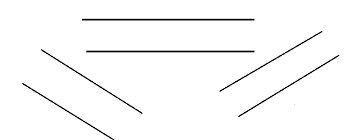
#> input picture parallel-lines.png, 360 x 140 px
$ python hough_by_hand.py
#> lines starting #> are read from the running program, lines starting #| are printed output that depends on the picture; after the words box and inside, x2 and y2 are one past the last pixel; in counts of white or black regions, pixels touching at a corner belong together
import cv2
import numpy as np
from matplotlib import pyplot as plt
import sys
import math
import pdb
import random


def randColor():
    r = random.randint(0, 255)
    g = random.randint(0, 255)
    b = random.randint(0, 255)
    rgb = [r, g, b]

    return rgb


def hough_transform(img_bin, theta_res=1, rho_res=1):
    nR, nC = img_bin.shape
    theta = np.linspace(-90, 0, int(np.ceil(90.0 / theta_res)) + 1)
    theta = np.concatenate((theta, -theta[len(theta) - 2::-1]))

    D = np.sqrt((nR - 1) ** 2 + (nC - 1) ** 2)
    q = np.ceil(D / rho_res)
    nrho = 2 * q + 1
    rho = np.linspace(int(-q * rho_res), int(q * rho_res), int(nrho))
    H = np.zeros((len(rho), len(theta)))
    for rowIdx in range(nR):
        for colIdx in range(nC):
            if img_bin[rowIdx, colIdx]:
                for thIdx in range(len(theta)):
                    rhoVal = colIdx * np.cos(theta[thIdx] * np.pi / 180.0) + \
                             rowIdx * np.sin(theta[thIdx] * np.pi / 180)
                    rhoIdx = np.nonzero(np.abs(rho - rhoVal) == np.min(np.abs(rho - rhoVal)))[0]
                    H[rhoIdx[0], thIdx] += 1
    return rho, theta, H


def top_n_rho_theta_pairs(ht_acc_matrix, n, rhos, thetas):
    '''
    @param hough transform accumulator matrix H (rho by theta)
    @param n pairs of rho and thetas desired
    @param ordered array of rhos represented by rows in H
    @param ordered array of thetas represented by columns in H
    @return top n rho theta pairs in H by accumulator value
    @return x,y indexes in H of top n rho theta pairs
    '''
    flat = list(set(np.hstack(ht_acc_matrix)))
    flat_sorted = sorted(flat, key=lambda n: -n)
    coords_sorted = [(np.argwhere(ht_acc_matrix == acc_value)) for acc_value in flat_sorted[0:n]]
    rho_theta = []
    x_y = []
    for coords_for_val_idx in range(0, len(coords_sorted), 1):
        coords_for_val = coords_sorted[coords_for_val_idx]
        for i in range(0, len(coords_for_val), 1):
            n, m = coords_for_val[i]  # n by m matrix
            rho = rhos[n]
            theta = thetas[m]
            rho_theta.append([rho, theta])
            x_y.append([m, n])  # just to unnest and reorder coords_sorted
    return [rho_theta[0:n], x_y]


def valid_point(pt, ymax, xmax):
    '''
    @return True/False if pt is with bounds for an xmax by ymax image
    '''
    x, y = pt
    if x <= xmax and x >= 0 and y <= ymax and y >= 0:
        return True
    else:
        return False


def round_tup(tup):
    '''
    @return closest integer for each number in a point for referencing
    a particular pixel in an image
    '''
    x, y = [int(round(num)) for num in tup]
    return (x, y)


def draw_rho_theta_pairs(target_im, pairs):
    '''
    @param opencv image
    @param array of rho and theta pairs
    Has the side-effect of drawing a line corresponding to a rho theta
    pair on the image provided
    '''
    im_y_max, im_x_max, channels = np.shape(target_im)
    for i in range(0, len(pairs), 1):
        point = pairs[i]
        rho = point[0]
        theta = point[1] * np.pi / 180  # degrees to radians
        # y = mx + b form
        m = -np.cos(theta) / np.sin(theta)
        b = rho / np.sin(theta)
        # possible intersections on image edges
        left = (0, b)
        right = (im_x_max, im_x_max * m + b)
        top = (-b / m, 0)
        bottom = ((im_y_max - b) / m, im_y_max)

        pts = [pt for pt in [left, right, top, bottom] if valid_point(pt, im_y_max, im_x_max)]
        if len(pts) == 2:
            p_lines.append([round_tup(pts[0]), round_tup(pts[1])])
            cv2.line(target_im, round_tup(pts[0]), round_tup(pts[1]), (0, 0, 255), 1)


# ----------------------------------------------------------------------------------------------------- #
# main
img_orig = cv2.imread('parallel-lines.png')
#> img_orig is the input picture: shape (140, 360, 3); min 0, max 255, mean 249.3
img = img_orig[:, :, ::-1]  # color channel plotting mess http://stackoverflow.com/a/15074748/2256243

bw = cv2.cvtColor(img, cv2.COLOR_BGR2GRAY)
edges = cv2.Canny(bw, threshold1=0, threshold2=50, apertureSize=3)
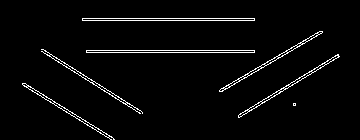
#> edges: shape (140, 360); 3.2% white in thin lines or dots, all inside (x1, y1, x2, y2) = (22, 18, 340, 140)
rhos, thetas, H = hough_transform(edges)
#> after the loop in hough_transform, `for rowIdx in range(nR):`:
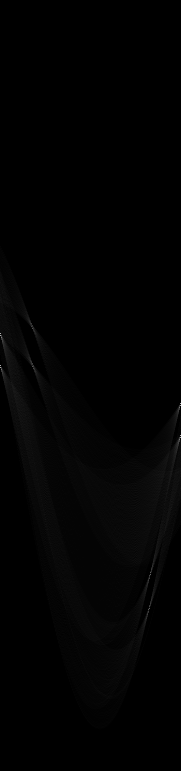
#> H: shape (771, 181) float64; min 0, max 176, mean 2.1
#> rhos = 771 values from -385 to 385; thetas = 181 values from -90 to 90

rho_theta_pairs, x_y_pairs = top_n_rho_theta_pairs(H, 22, rhos, thetas)
#> in top_n_rho_theta_pairs, `flat = list(set(np.hstack(ht_acc_matrix)))`: flat = 81 values from 0 to 176
#> in top_n_rho_theta_pairs, `flat_sorted = sorted(flat, key=lambda n: -n)`: flat_sorted = 81 values, max 176 at index 0, min 0 at index 80, mean 47.19
#> in top_n_rho_theta_pairs, `coords_sorted = [(np.argwhere(ht_acc_matrix == acc_value)) for acc_val..`: coords_sorted = 22 items, first 6: [[333, 0], [437, 180]], [[335, 0], [435, 180]], [[365, 0], [367, 0], [403, 180], [405, 180]], [[337, 1]], [[439, 179]], [[369, 1]]
#> the loop in top_n_rho_theta_pairs, `for coords_for_val_idx in range(0, len(coords_sorted), 1):` made 22 passes
#> coords_for_val on passes 1 to 12: [[333, 0], [437, 180]], [[335, 0], [435, 180]], [[365, 0], [367, 0], [403, 180], [405, 180]], [[337, 1]], [[439, 179]], [[369, 1]], [[407, 179]], [[574, 150]], [[608, 149]], [[572, 150]], [[366, 32]], [[609, 148]]
#> after the loop in top_n_rho_theta_pairs, `for coords_for_val_idx in range(0, len(coords_sorted), 1):`: rho_theta = 41 pairs, first value -59 to 229, second value -90 to 90; x_y = 41 pairs, first value 0 to 180, second value 326 to 614
#> rho_theta_pairs has the same summary as rho_theta in top_n_rho_theta_pairs; x_y_pairs has the same summary as x_y in top_n_rho_theta_pairs
im_w_lines = img.copy()
p_lines = []
draw_rho_theta_pairs(im_w_lines, rho_theta_pairs)
#> the loop in draw_rho_theta_pairs, `for i in range(0, len(pairs), 1):` made 41 passes
#> (point, rho, theta, m, b, top, bottom) on passes 1 to 9: ([-52, -90], -52, -1.57, 6.12e-17, 52, (-8.49e+17, 0), (1.44e+18, 140)), ([52, 90], 52, 1.57, -6.12e-17, 52, (8.49e+17, 0), (-1.44e+18, 140)), ([-50, -90], -50, -1.57, 6.12e-17, 50, (-8.17e+17, 0), (1.47e+18, 140)), ([50, 90], 50, 1.57, -6.12e-17, 50, (8.17e+17, 0), (-1.47e+18, 140)), ([-20, -90], -20, -1.57, 6.12e-17, 20, (-3.27e+17, 0), (1.96e+18, 140)), ([-18, -90], -18, -1.57, 6.12e-17, 18, (-2.94e+17, 0), (1.99e+18, 140)), ([18, 90], 18, 1.57, -6.12e-17, 18, (2.94e+17, 0), (-1.99e+18, 140)), ([20, 90], 20, 1.57, -6.12e-17, 20, (3.27e+17, 0), (-1.96e+18, 140)), ([-48, -89], -48, -1.55, 0.0175, 48.01, (-2750.3, 0), (5270.3, 140))
#> (point, rho, theta, m, b, left, top) on passes 13, 14, 15, 17, 22, 23: ([189, 60], 189, 1.05, -0.577, 218.2, (0, 218.2), (378, 0)), ([223, 59], 223, 1.03, -0.601, 260.2, (0, 260.2), (433, 0)), ([187, 60], 187, 1.05, -0.577, 215.9, (0, 215.9), (374, 0)), ([224, 58], 224, 1.01, -0.625, 264.1, (0, 264.1), (422.7, 0)), ([221, 59], 221, 1.03, -0.601, 257.8, (0, 257.8), (429.1, 0)), ([190, 59], 190, 1.03, -0.601, 221.7, (0, 221.7), (368.9, 0))
#> after the loop in draw_rho_theta_pairs, `for i in range(0, len(pairs), 1):`:
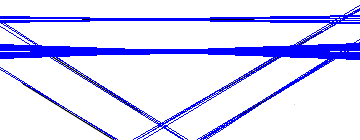
#> target_im: shape (140, 360, 3); mean R, G, B 218.2, 218.2, 253

img_parallel_lines = img.copy()

i = 0
# draw parallel lines
for line1 in p_lines:
    line1_y2 = line1[1][1]
    line1_y1 = line1[0][1]
    line1_x2 = line1[1][0]
    line1_x1 = line1[0][0]
    slope1 = (line1_y2 - line1_y1) / (line1_x2 - line1_x1)
    for line2 in p_lines:
        if not np.array_equal(line1, line2):
            line2_y2 = line2[1][1]
            line2_y1 = line2[0][1]
            line2_x2 = line2[1][0]
            line2_x1 = line2[0][0]
            slope2 = (line2_y2 - line2_y1) / (line2_x2 - line2_x1)
            if slope1 == slope2:
                i = i + 1
                rgb = randColor()
                cv2.line(img_parallel_lines, (line1_x1, line1_y1), (line1_x2, line1_y2), rgb, 2)
                cv2.line(img_parallel_lines, (line2_x1, line2_y1), (line2_x2, line2_y2), rgb, 2)
                cv2.putText(img_parallel_lines, "%d" % i, (line1_x1, line1_y1), cv2.FONT_HERSHEY_SIMPLEX, 0.5, rgb, 2,
                            cv2.LINE_AA)
                cv2.putText(img_parallel_lines, "%d" % i, (line2_x2, line2_y2), cv2.FONT_HERSHEY_SIMPLEX, 0.5, rgb, 2,
                            cv2.LINE_AA)
#> this loop made 41 passes
#> line1 on passes 1 to 12: [(0, 52), (360, 52)], [(0, 52), (360, 52)], [(0, 50), (360, 50)], [(0, 50), (360, 50)], [(0, 20), (360, 20)], [(0, 18), (360, 18)], [(0, 18), (360, 18)], [(0, 20), (360, 20)], [(0, 48), (360, 54)], [(0, 54), (360, 48)], [(0, 16), (360, 22)], [(0, 22), (360, 16)]
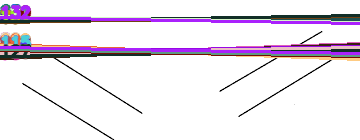
#> img_parallel_lines: shape (140, 360, 3); 14.93% of pixels changed, all inside (x1, y1, x2, y2) = (0, 3, 360, 61)
    # [6 lines of commented-out code are left out]
for i in range(0, len(x_y_pairs), 1):
    x, y = x_y_pairs[i]
    cv2.circle(img=H, center=(x, y), radius=12, color=(0, 0, 0), thickness=1)
#> this loop made 41 passes
#> H: shape (771, 181) float64; 0.66% of pixels changed, all inside (x1, y1, x2, y2) = (0, 315, 181, 626)

plt.subplot(151), plt.imshow(img)
plt.title('Original Image'), plt.xticks([]), plt.yticks([])
plt.subplot(152), plt.imshow(edges, cmap='gray')
plt.title('Image Edges'), plt.xticks([]), plt.yticks([])
plt.subplot(153), plt.imshow(H)
plt.title('Hough Transform Accumulator'), plt.xticks([]), plt.yticks([])
plt.subplot(154), plt.imshow(im_w_lines)
plt.title('Detected Lines'), plt.xticks([]), plt.yticks([])
plt.subplot(155), plt.imshow(img_parallel_lines)
plt.title('Parallel Lines'), plt.xticks([]), plt.yticks([])


plt.show()
cv2.waitKey()
